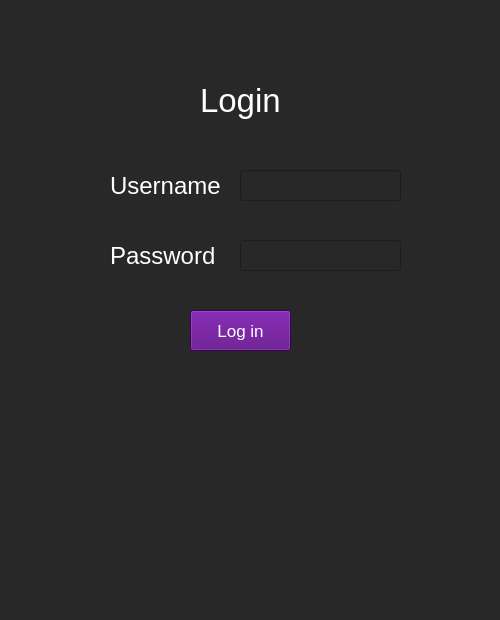
<?xml version="1.0" encoding="UTF-8"?>
<ui version="4.0">
 <class>Form</class>
 <widget class="QWidget" name="Form">
  <property name="geometry">
   <rect>
    <x>0</x>
    <y>0</y>
    <width>500</width>
    <height>620</height>
   </rect>
  </property>
  <property name="windowTitle">
   <string>Form</string>
  </property>
  <property name="styleSheet">
   <string notr="true">background-color:rgb(40, 40, 40)</string>
  </property>
  <widget class="QLabel" name="label">
   <property name="geometry">
    <rect>
     <x>200</x>
     <y>70</y>
     <width>81</width>
     <height>61</height>
    </rect>
   </property>
   <property name="styleSheet">
    <string notr="true">color:white;
font-size:25pt;</string>
   </property>
   <property name="text">
    <string>Login</string>
   </property>
  </widget>
  <widget class="QLabel" name="label_2">
   <property name="geometry">
    <rect>
     <x>110</x>
     <y>170</y>
     <width>111</width>
     <height>31</height>
    </rect>
   </property>
   <property name="styleSheet">
    <string notr="true">color:white; font-size:18pt;</string>
   </property>
   <property name="text">
    <string>Username</string>
   </property>
  </widget>
  <widget class="QLineEdit" name="username">
   <property name="geometry">
    <rect>
     <x>240</x>
     <y>170</y>
     <width>161</width>
     <height>31</height>
    </rect>
   </property>
   <property name="styleSheet">
    <string notr="true">color:white; font-size:10pt;</string>
   </property>
  </widget>
  <widget class="QLabel" name="label_3">
   <property name="geometry">
    <rect>
     <x>110</x>
     <y>240</y>
     <width>111</width>
     <height>31</height>
    </rect>
   </property>
   <property name="styleSheet">
    <string notr="true">color:white; font-size:18pt;</string>
   </property>
   <property name="text">
    <string>Password</string>
   </property>
  </widget>
  <widget class="QLineEdit" name="password">
   <property name="geometry">
    <rect>
     <x>240</x>
     <y>240</y>
     <width>161</width>
     <height>31</height>
    </rect>
   </property>
   <property name="styleSheet">
    <string notr="true">color:white; font-size:10pt;</string>
   </property>
  </widget>
  <widget class="QPushButton" name="loginButton">
   <property name="geometry">
    <rect>
     <x>190</x>
     <y>310</y>
     <width>101</width>
     <height>41</height>
    </rect>
   </property>
   <property name="styleSheet">
    <string notr="true">background-color:rgb(85, 0, 127); font-size:13pt; color:white;</string>
   </property>
   <property name="text">
    <string>Log in</string>
   </property>
  </widget>
 </widget>
 <resources/>
 <connections/>
</ui>
